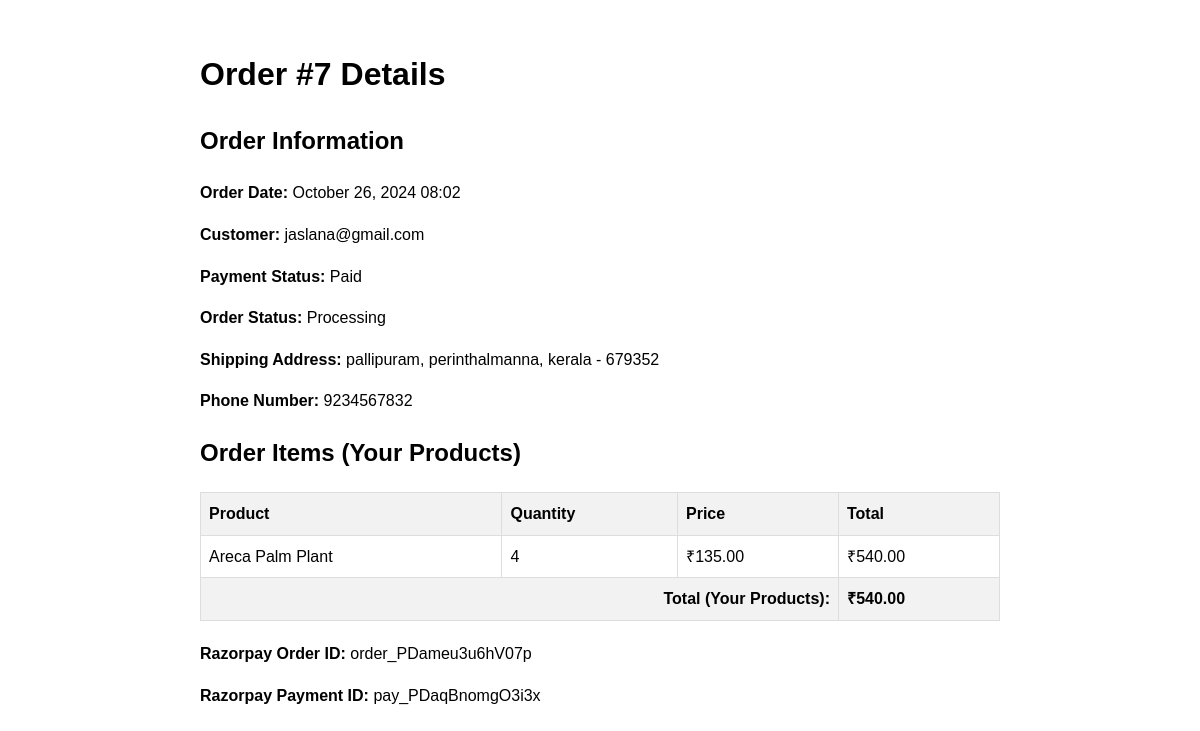
The app's page /seller/order/7/print/ (signed in) with its own data.
### store/models.py (models this page shows, shortened)
class Order(models.Model):
    STATUS_CHOICES = (
        ('pending', 'Pending'),
        ('processing', 'Processing'),
        ('shipped', 'Shipped'),
        ('delivered', 'Delivered'),
        ('cancelled', 'Cancelled'),)
    settlement_request = models.ForeignKey(SettlementRequest, on_delete=models.SET_NULL, null=True, blank=True, related_name='orders')
    settlement_request_status = models.CharField(max_length=20, default='not_requested', choices=[
        ('not_requested', 'Not Requested'),
        ('requested', 'Requested'),
        ('approved', 'Approved'),
        ('rejected', 'Rejected'),
    ])
    status = models.CharField(max_length=20, choices=STATUS_CHOICES, default='pending')
    user = models.ForeignKey(settings.AUTH_USER_MODEL, on_delete=models.CASCADE, related_name='orders')
    seller = models.ForeignKey(settings.AUTH_USER_MODEL, on_delete=models.SET_NULL, null=True, blank=True, related_name='sold_orders')
    total_price = models.DecimalField(max_digits=10, decimal_places=2)
    shipping_address = models.TextField()
    phone_number = models.CharField(max_length=15)
    is_paid = models.BooleanField(default=False)
    razorpay_order_id = models.CharField(max_length=100, blank=True, null=True)
    razorpay_payment_id = models.CharField(max_length=100, blank=True, null=True)
    created_at = models.DateTimeField(auto_now_add=True)

class User(AbstractBaseUser, PermissionsMixin):
    email = models.EmailField(unique=True)
    is_seller = models.BooleanField(default=False)
    is_admin = models.BooleanField(default=False)
    is_active = models.BooleanField(default=True)
    is_staff = models.BooleanField(default=False)
    objects = CustomUserManager()
    USERNAME_FIELD = 'email'
    REQUIRED_FIELDS = []

class OrderItem(models.Model):
    order = models.ForeignKey(Order, on_delete=models.CASCADE, related_name='items')
    product = models.ForeignKey(Product, on_delete=models.CASCADE)
    quantity = models.PositiveIntegerField(default=1)
    price = models.DecimalField(max_digits=10, decimal_places=2)  # Add this line

class Product(models.Model):
    name = models.CharField(max_length=255)
    description = models.TextField()
    price = models.DecimalField(max_digits=10, decimal_places=2)
    category = models.ForeignKey(Category, on_delete=models.CASCADE, related_name='products')
    sku = models.CharField(max_length=100, unique=True)
    thumbnail = models.ImageField(upload_to='products/thumbnails/', blank=True, null=True)
    image = models.ImageField(upload_to='products/', blank=True, null=True)
    image1 = models.ImageField(upload_to='products/', blank=True, null=True)
    image2 = models.ImageField(upload_to='products/', blank=True, null=True)
    image3 = models.ImageField(upload_to='products/', blank=True, null=True)
    stock = models.IntegerField()
    discount = models.DecimalField(max_digits=5, decimal_places=2, blank=True, null=True)
    weight = models.CharField(max_length=100, blank=True, null=True)
    dimensions = models.CharField(max_length=100, blank=True, null=True)
    status = models.BooleanField(default=True)
    shipping_charge = models.DecimalField(max_digits=6, decimal_places=2, default=0.00)
    tax_percentage = models.DecimalField(max_digits=4, decimal_places=2, default=0.00)  # e.g. 5% tax
    offer = models.CharField(max_length=255, blank=True, null=True)  # Offers description
    created_by = models.ForeignKey(settings.AUTH_USER_MODEL, on_delete=models.CASCADE, related_name='products')
    created_at = models.DateTimeField(auto_now_add=True)
    updated_at = models.DateTimeField(auto_now=True)
    related_products = models.ManyToManyField('self', blank=True)  # Related products

### store/views.py (the view)
# urls.py: path('seller/order/<int:order_id>/print/', views.printable_order_detail, name='printable_order_detail'),
@login_required
@user_passes_test(lambda u: u.is_seller)
def printable_order_detail(request, order_id):
    order = get_object_or_404(Order, id=order_id, items__product__created_by=request.user)
    order_items = order.items.filter(product__created_by=request.user)
    total_seller_amount = sum(item.price * item.quantity for item in order_items)
    context = {
        'order': order,
        'order_items': order_items,
        'total_seller_amount': total_seller_amount,
    }
    return render(request, 'store/printable_order_detail.html', context)

### store/templatetags/custom_filters.py (called while the page is built)
@register.filter
def multiply(value, arg):
    return value * arg

### store/templates/store/printable_order_detail.html (shortened to what this page needs)
{%load custom_filters%}
<!DOCTYPE html>
<html lang="en">
<head>
</head>
<body>
    <div class="container">
        <h1>Order #{{ order.id }} Details</h1>
        <h2>Order Information</h2>
        <p><strong>Order Date:</strong> {{ order.created_at|date:"F d, Y H:i" }}</p>
        <p><strong>Customer:</strong> {{ order.user.email }}</p>
        <p><strong>Payment Status:</strong> {% if order.is_paid %}Paid{% else %}Pending Payment{% endif %}</p>
        <p><strong>Order Status:</strong> {{ order.get_status_display }}</p>
        <p><strong>Shipping Address:</strong> {{ order.shipping_address }}</p>
        <p><strong>Phone Number:</strong> {{ order.phone_number }}</p>
        <h2>Order Items (Your Products)</h2>
        <table>
            <thead>
                <tr>
                    <th>Product</th>
                    <th>Quantity</th>
                    <th>Price</th>
                    <th>Total</th>
                </tr>
            </thead>
            <tbody>
                {% for item in order_items %}
                <tr>
                    <td>{{ item.product.name }}</td>
                    <td>{{ item.quantity }}</td>
                    <td>₹{{ item.price }}</td>
                    <td>₹{{ item.quantity|multiply:item.price }}</td>
                </tr>
                {% endfor %}
            </tbody>
            <tfoot>
                <tr>
                    <th colspan="3" style="text-align: right;">Total (Your Products):</th>
                    <th>₹{{ total_seller_amount }}</th>
                </tr>
            </tfoot>
        </table>
        {% if order.razorpay_order_id %}
        <p><strong>Razorpay Order ID:</strong> {{ order.razorpay_order_id }}</p>
        {% endif %}
        {% if order.razorpay_payment_id %}
        <p><strong>Razorpay Payment ID:</strong> {{ order.razorpay_payment_id }}</p>
        {% endif %}
    </div>
</body>
</html>

### store/templates/store/printable_order_detail.html (style rules this page uses)
body { font-family: Arial, sans-serif; line-height: 1.6; }
.container { width: 100%; max-width: 800px; margin: 0 auto; padding: 20px; }
table { width: 100%; border-collapse: collapse; margin-bottom: 20px; }
th, td { border: 1px solid #ddd; padding: 8px; text-align: left; }
th { background-color: #f2f2f2; }

### records on screen
Order: id "7", created_at "October 26, 2024 08:02", user.email "jaslana@gmail.com", status "Processing", shipping_address "pallipuram, perinthalmanna, kerala - 679352", phone_number "9234567832", razorpay_order_id "order_PDameu3u6hV07p", razorpay_payment_id "pay_PDaqBnomgO3i3x"
OrderItem: product.name "Areca Palm Plant", quantity "4", price "135.00", quantity|multiply "540.00"

### other values on screen
{{ total_seller_amount }} "540.00"
